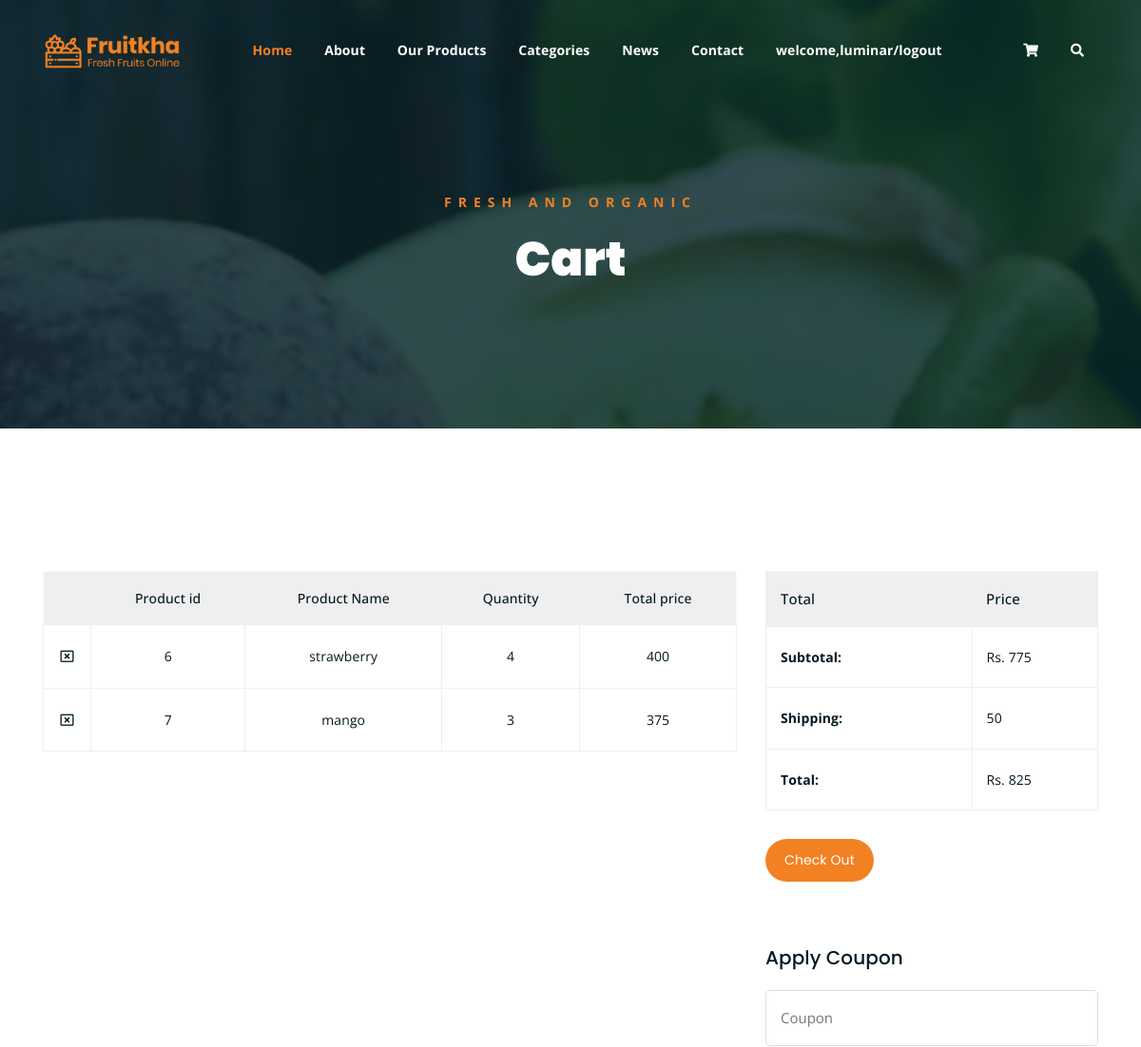
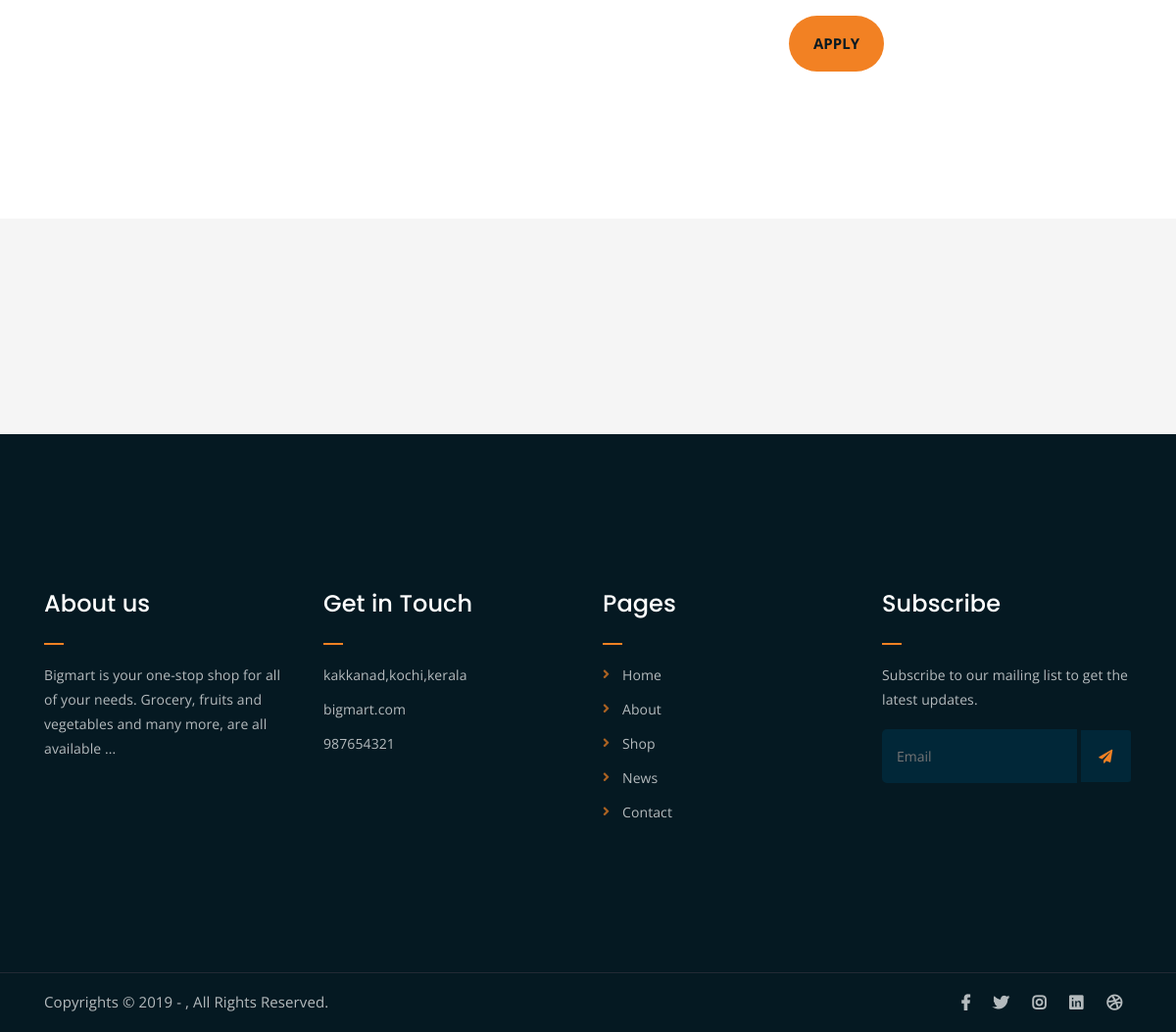
The app's page /cart_page/ (signed in) with its own data (2 pictures, top to bottom).
### WebApp/models.py (models this page shows)
class cart_db(models.Model):
    username=models.CharField(max_length=100,null=True,blank=True)
    ProductName=models.CharField(max_length=100,null=True,blank=True)
    quantity=models.IntegerField(null=True,blank=True)
    total_price=models.IntegerField(null=True,blank=True)

### WebApp/views.py (the view)
# urls.py: path('cart_page/',views.cart_page,name="cart_page"),
def cart_page(request):
    data=cart_db.objects.filter(username=request.session['username'])
    subtotal=0
    shipping_charge=0
    total=0
    for d in data:
        subtotal=subtotal+d.total_price
        if subtotal>=500:
            shipping_charge=50
        else:
            shipping_charge=100
        total=shipping_charge + subtotal
    return render(request,"cart.html",{'data':data,'subtotal':subtotal,'shipping_charge':shipping_charge,'total':total})

### WebApp/templates/cart.html (shortened to what this page needs)
<!DOCTYPE html>
{% load static %}
<html lang="en">
<head>
	<link rel="stylesheet" href="{% static 'home/css/all.min.css' %}">
	<link rel="stylesheet" href="{% static 'home/bootstrap/css/bootstrap.min.css' %}">
	<link rel="stylesheet" href="{% static 'home/css/owl.carousel.css' %}">
	<link rel="stylesheet" href="{% static 'home/css/magnific-popup.css' %}">
	<link rel="stylesheet" href="{% static 'home/css/animate.css' %}">
	<link rel="stylesheet" href="{% static 'home/css/meanmenu.min.css' %}">
	<link rel="stylesheet" href="{% static 'home/css/main.css' %}">
	<link rel="stylesheet" href="{% static 'home/css/responsive.css' %}">
</head>
<body>
	<div class="top-header-area" id="sticker">
		<div class="container">
			<div class="row">
				<div class="col-lg-12 col-sm-12 text-center">
					<div class="main-menu-wrap">
						<div class="site-logo">
							<a href="index.html">
								<img src="{% static 'home/img/logo.png' %}" alt="">
							</a>
						</div>
						<nav class="main-menu">
							<ul>
								<li class="current-list-item"><a href="{% url 'Home' %}">Home</a>
								</li>
								<li><a href="{% url 'About' %}">About</a></li>
								<li><a href="{% url 'Our Products' %}">Our Products</a></li>
								<li><a href="">Categories</a></li>
								<li><a href="#">News</a>
								</li>
								<li><a href="{% url 'Contact' %}">Contact</a></li>
								{% if request.session.username %}
								<li><a href="{% url 'userlogout' %}">welcome,{{request.session.username}}/logout</a></li>
								{% else %}
								<li><a href="{% url 'registeration_page' %}">Register/login</a></li>
								{% endif %}
								<li>
									<div class="header-icons">
										<a class="shopping-cart" href="{% url 'cart_page' %}"><i class="fas fa-shopping-cart"></i></a>
										<a class="mobile-hide search-bar-icon" href="#"><i class="fas fa-search"></i></a>
									</div>
								</li>
							</ul>
						</nav>
					</div>
				</div>
			</div>
		</div>
	</div>
	<div class="breadcrumb-section breadcrumb-bg">
		<div class="container">
			<div class="row">
				<div class="col-lg-8 offset-lg-2 text-center">
					<div class="breadcrumb-text">
						<p>Fresh and Organic</p>
						<h1>Cart</h1>
					</div>
				</div>
			</div>
		</div>
	</div>
	<div class="cart-section mt-150 mb-150">
		<div class="container">
			<div class="row">
				<div class="col-lg-8 col-md-12">
					<div class="cart-table-wrap">
						<table class="cart-table">
							<thead class="cart-table-head">
								<tr class="table-head-row">
									<th class="product-remove"></th>
									<th class="product-id">Product id</th>
									<th class="product-name">Product Name</th>
									<th class="product-quantity">Quantity</th>
									<th class="product-total">Total price</th>
								</tr>
							</thead>
							<tbody>
							{% for d in data %}
								<tr class="table-body-row">
									<td class="product-remove"><a href="{% url 'delete_cart' p_id=d.id %}"><i class="far fa-window-close"></i></a></td>
									<td>{{d.id}}</td>
									<td>{{d.ProductName}}</td>
									<td>{{d.quantity}}</td>
									<td>{{d.total_price}}</td>
								</tr>
							{% endfor %}
							</tbody>
						</table>
					</div>
				</div>
				<div class="col-lg-4">
					<div class="total-section">
						<table class="total-table">
							<thead class="total-table-head">
								<tr class="table-total-row">
									<th>Total</th>
									<th>Price</th>
								</tr>
							</thead>
							<tbody>
								<tr class="total-data">
									<td><strong>Subtotal: </strong></td>
									<td>Rs. {{subtotal}}</td>
								</tr>
								<tr class="total-data">
									<td><strong>Shipping: </strong></td>
									<td>{{shipping_charge}}</td>
								</tr>
								<tr class="total-data">
									<td><strong>Total: </strong></td>
									<td>Rs. {{total}}</td>
								</tr>
							</tbody>
						</table>
						<div class="cart-buttons">
							<a href="{% url 'checkout_page' %}" class="boxed-btn black">Check Out</a>
						</div>
					</div>
					<div class="coupon-section">
						<h3>Apply Coupon</h3>
						<div class="coupon-form-wrap">
							<form action="index.html">
								<p><input type="text" placeholder="Coupon"></p>
								<p><input type="submit" value="Apply"></p>
							</form>
						</div>
					</div>
				</div>
			</div>
		</div>
	</div>
	<div class="logo-carousel-section">
		<div class="container">
			<div class="row">
				<div class="col-lg-12">
					<div class="logo-carousel-inner">
						<div class="single-logo-item">
							<img src="assets/img/company-logos/1.png" alt="">
						</div>
						<div class="single-logo-item">
							<img src="assets/img/company-logos/2.png" alt="">
						</div>
						<div class="single-logo-item">
							<img src="assets/img/company-logos/3.png" alt="">
						</div>
						<div class="single-logo-item">
							<img src="assets/img/company-logos/4.png" alt="">
						</div>
					</div>
				</div>
			</div>
		</div>
	</div>
	<div class="footer-area">
		<div class="container">
			<div class="row">
				<div class="col-lg-3 col-md-6">
					<div class="footer-box about-widget">
						<h2 class="widget-title">About us</h2>
						<p>Bigmart is your one-stop shop for all of your needs. Grocery, fruits and vegetables and many more, are all available ...</p>
					</div>
				</div>
				<div class="col-lg-3 col-md-6">
					<div class="footer-box get-in-touch">
						<h2 class="widget-title">Get in Touch</h2>
						<ul>
							<li>kakkanad,kochi,kerala</li>
							<li>bigmart.com</li>
							<li>987654321</li>
						</ul>
					</div>
				</div>
				<div class="col-lg-3 col-md-6">
					<div class="footer-box pages">
						<h2 class="widget-title">Pages</h2>
						<ul>
							<li><a href="{% url 'Home' %}">Home</a></li>
							<li><a href="{% url 'About' %}">About</a></li>
							<li><a href="#">Shop</a></li>
							<li><a href="#">News</a></li>
							<li><a href="{% url 'Contact' %}">Contact</a></li>
						</ul>
					</div>
				</div>
				<div class="col-lg-3 col-md-6">
					<div class="footer-box subscribe">
						<h2 class="widget-title">Subscribe</h2>
						<p>Subscribe to our mailing list to get the latest updates.</p>
						<form action="index.html">
							<input type="email" placeholder="Email">
							<button type="submit"><i class="fas fa-paper-plane"></i></button>
						</form>
					</div>
				</div>
			</div>
		</div>
	</div>
	<div class="copyright">
		<div class="container">
			<div class="row">
				<div class="col-lg-6 col-md-12">
					<p>Copyrights &copy; 2019 - ,  All Rights Reserved.</p>
				</div>
				<div class="col-lg-6 text-right col-md-12">
					<div class="social-icons">
						<ul>
							<li><a href="#" target="_blank"><i class="fab fa-facebook-f"></i></a></li>
							<li><a href="#" target="_blank"><i class="fab fa-twitter"></i></a></li>
							<li><a href="#" target="_blank"><i class="fab fa-instagram"></i></a></li>
							<li><a href="#" target="_blank"><i class="fab fa-linkedin"></i></a></li>
							<li><a href="#" target="_blank"><i class="fab fa-dribbble"></i></a></li>
						</ul>
					</div>
				</div>
			</div>
		</div>
	</div>
</body>
</html>

### WebApp/static/home/css/responsive.css (style rules this page uses)
@media only screen and (min-width: 992px) and (max-width: 1200px) { .cart-buttons a:first-child { margin-right: 0; margin-bottom: 15px; } }

### records on screen
cart_db: id "6", ProductName "strawberry", quantity "4", total_price "400"
cart_db: id "7", ProductName "mango", quantity "3", total_price "375"

### other values on screen
{{ request.session.username }} "luminar"
{{ subtotal }} "775"
{{ shipping_charge }} "50"
{{ total }} "825"
